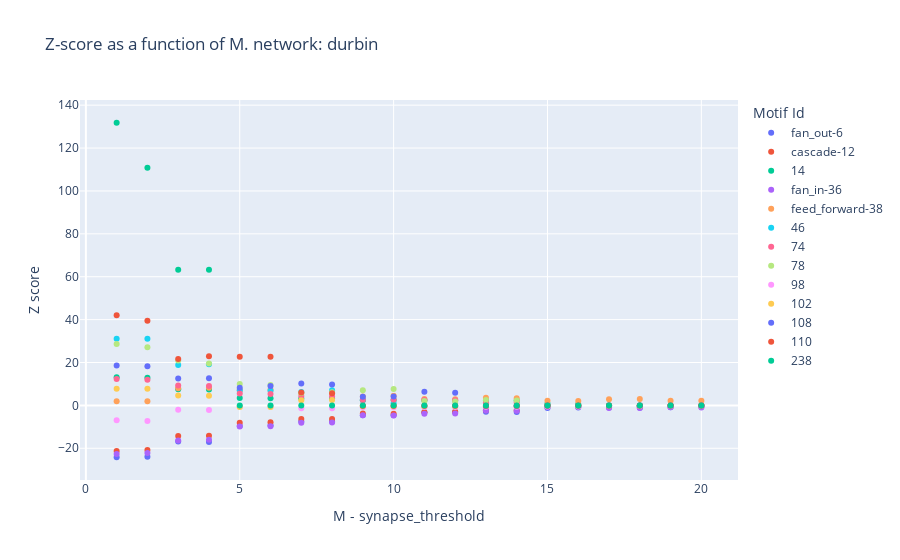

Notebook cell for this chart:
### Code cell
read_z_scores_as_func_of_m('durbin')

### Figure 1 — Plotly figure (JSON) as saved in the notebook; plotly's stock layout.template omitted (floating-point values rounded to 4 significant figures)
{"data": [{"customdata": [[1491, 195, "fan_out-6"], [221, 143, "fan_out-6"], [153, 124, "fan_out-6"], [151, 122, "fan_out-6"], [110, 101, "fan_out-6"], [108, 99, "fan_out-6"], [75, 77, "fan_out-6"], [74, 75, "fan_out-6"], [60, 68, "fan_out-6"], [59, 66, "fan_out-6"], [50, 58, "fan_out-6"], [1463, 183, "fan_out-6"], [50, 58, "fan_out-6"], [808, 182, "fan_out-6"], [804, 182, "fan_out-6"], [502, 173, "fan_out-6"], [497, 173, "fan_out-6"], [354, 165, "fan_out-6"], [349, 163, "fan_out-6"], [225, 144, "fan_out-6"]], "hovertemplate": "Motif Id=%{customdata[2]}<br>M - synapse_threshold=%{x}<br>Z score=%{y}<br>edges=%{customdata[0]}<br>nodes=%{customdata[1]}<extra></extra>", "legendgroup": "fan_out-6", "marker": {"color": "#636efa", "symbol": "circle"}, "mode": "markers", "name": "fan_out-6", "orientation": "v", "showlegend": true, "type": "scatter", "x": [1, 10, 11, 12, 13, 14, 15, 16, 17, 18, 19, 2, 20, 3, 4, 5, 6, 7, 8, 9], "xaxis": "x", "y": [-24.18, -4.546, -3.174, -3.083, -2.981, -3.055, -1.251, -1.039, -0.9602, -1.07, -0.8191, -23.96, -0.6713, -16.85, -17.04, -9.601, -9.266, -7.513, -7.457, -4.631], "yaxis": "y"}, {"customdata": [[1491, 195, "cascade-12"], [221, 143, "cascade-12"], [153, 124, "cascade-12"], [151, 122, "cascade-12"], [110, 101, "cascade-12"], [108, 99, "cascade-12"], [75, 77, "cascade-12"], [74, 75, "cascade-12"], [60, 68, "cascade-12"], [59, 66, "cascade-12"], [50, 58, "cascade-12"], [1463, 183, "cascade-12"], [50, 58, "cascade-12"], [808, 182, "cascade-12"], [804, 182, "cascade-12"], [502, 173, "cascade-12"], [497, 173, "cascade-12"], [354, 165, "cascade-12"], [349, 163, "cascade-12"], [225, 144, "cascade-12"]], "hovertemplate": "Motif Id=%{customdata[2]}<br>M - synapse_threshold=%{x}<br>Z score=%{y}<br>edges=%{customdata[0]}<br>nodes=%{customdata[1]}<extra></extra>", "legendgroup": "cascade-12", "marker": {"color": "#EF553B", "symbol": "circle"}, "mode": "markers", "name": "cascade-12", "orientation": "v", "showlegend": true, "type": "scatter", "x": [1, 10, 11, 12, 13, 14, 15, 16, 17, 18, 19, 2, 20, 3, 4, 5, 6, 7, 8, 9], "xaxis": "x", "y": [-21.22, -3.877, -3.146, -2.999, -2.226, -2.298, -0.6103, -0.4603, -0.2364, -0.2272, -0.147, -20.81, -0.1084, -14.28, -14.15, -8.053, -7.806, -6.396, -6.311, -3.81], "yaxis": "y"}, {"customdata": [[1491, 195, "14"], [221, 143, "14"], [153, 124, "14"], [151, 122, "14"], [110, 101, "14"], [108, 99, "14"], [75, 77, "14"], [74, 75, "14"], [60, 68, "14"], [59, 66, "14"], [50, 58, "14"], [1463, 183, "14"], [50, 58, "14"], [808, 182, "14"], [804, 182, "14"], [502, 173, "14"], [497, 173, "14"], [354, 165, "14"], [349, 163, "14"], [225, 144, "14"]], "hovertemplate": "Motif Id=%{customdata[2]}<br>M - synapse_threshold=%{x}<br>Z score=%{y}<br>edges=%{customdata[0]}<br>nodes=%{customdata[1]}<extra></extra>", "legendgroup": "14", "marker": {"color": "#00cc96", "symbol": "circle"}, "mode": "markers", "name": "14", "orientation": "v", "showlegend": true, "type": "scatter", "x": [1, 10, 11, 12, 13, 14, 15, 16, 17, 18, 19, 2, 20, 3, 4, 5, 6, 7, 8, 9], "xaxis": "x", "y": [13.17, 2.528, 2.367, 2.256, 2.245, 2.274, 0.7151, 0.5496, -0.3383, -0.3472, -0.2929, 12.93, -0.3247, 7.495, 7.397, 3.504, 3.281, 3.204, 3.182, 2.403], "yaxis": "y"}, {"customdata": [[1491, 195, "fan_in-36"], [221, 143, "fan_in-36"], [153, 124, "fan_in-36"], [151, 122, "fan_in-36"], [110, 101, "fan_in-36"], [108, 99, "fan_in-36"], [75, 77, "fan_in-36"], [74, 75, "fan_in-36"], [60, 68, "fan_in-36"], [59, 66, "fan_in-36"], [50, 58, "fan_in-36"], [1463, 183, "fan_in-36"], [50, 58, "fan_in-36"], [808, 182, "fan_in-36"], [804, 182, "fan_in-36"], [502, 173, "fan_in-36"], [497, 173, "fan_in-36"], [354, 165, "fan_in-36"], [349, 163, "fan_in-36"], [225, 144, "fan_in-36"]], "hovertemplate": "Motif Id=%{customdata[2]}<br>M - synapse_threshold=%{x}<br>Z score=%{y}<br>edges=%{customdata[0]}<br>nodes=%{customdata[1]}<extra></extra>", "legendgroup": "fan_in-36", "marker": {"color": "#ab63fa", "symbol": "circle"}, "mode": "markers", "name": "fan_in-36", "orientation": "v", "showlegend": true, "type": "scatter", "x": [1, 10, 11, 12, 13, 14, 15, 16, 17, 18, 19, 2, 20, 3, 4, 5, 6, 7, 8, 9], "xaxis": "x", "y": [-22.62, -4.662, -3.945, -3.809, -2.402, -2.479, -0.7536, -0.6007, -1.266, -1.249, -0.9198, -22.23, -0.9421, -16.38, -16.0, -9.847, -9.724, -8.149, -7.949, -4.617], "yaxis": "y"}, {"customdata": [[1491, 195, "feed_forward-38"], [221, 143, "feed_forward-38"], [153, 124, "feed_forward-38"], [151, 122, "feed_forward-38"], [110, 101, "feed_forward-38"], [108, 99, "feed_forward-38"], [75, 77, "feed_forward-38"], [74, 75, "feed_forward-38"], [60, 68, "feed_forward-38"], [59, 66, "feed_forward-38"], [50, 58, "feed_forward-38"], [1463, 183, "feed_forward-38"], [50, 58, "feed_forward-38"], [808, 182, "feed_forward-38"], [804, 182, "feed_forward-38"], [502, 173, "feed_forward-38"], [497, 173, "feed_forward-38"], [354, 165, "feed_forward-38"], [349, 163, "feed_forward-38"], [225, 144, "feed_forward-38"]], "hovertemplate": "Motif Id=%{customdata[2]}<br>M - synapse_threshold=%{x}<br>Z score=%{y}<br>edges=%{customdata[0]}<br>nodes=%{customdata[1]}<extra></extra>", "legendgroup": "feed_forward-38", "marker": {"color": "#FFA15A", "symbol": "circle"}, "mode": "markers", "name": "feed_forward-38", "orientation": "v", "showlegend": true, "type": "scatter", "x": [1, 10, 11, 12, 13, 14, 15, 16, 17, 18, 19, 2, 20, 3, 4, 5, 6, 7, 8, 9], "xaxis": "x", "y": [1.959, 4.473, 2.958, 2.886, 3.595, 3.317, 2.142, 2.092, 2.867, 2.948, 2.114, 1.902, 2.127, 8.023, 8.194, 7.229, 7.237, 5.74, 5.751, 4.098], "yaxis": "y"}, {"customdata": [[1491, 195, "46"], [221, 143, "46"], [153, 124, "46"], [151, 122, "46"], [110, 101, "46"], [108, 99, "46"], [75, 77, "46"], [74, 75, "46"], [60, 68, "46"], [59, 66, "46"], [50, 58, "46"], [1463, 183, "46"], [50, 58, "46"], [808, 182, "46"], [804, 182, "46"], [502, 173, "46"], [497, 173, "46"], [354, 165, "46"], [349, 163, "46"], [225, 144, "46"]], "hovertemplate": "Motif Id=%{customdata[2]}<br>M - synapse_threshold=%{x}<br>Z score=%{y}<br>edges=%{customdata[0]}<br>nodes=%{customdata[1]}<extra></extra>", "legendgroup": "46", "marker": {"color": "#19d3f3", "symbol": "circle"}, "mode": "markers", "name": "46", "orientation": "v", "showlegend": true, "type": "scatter", "x": [1, 10, 11, 12, 13, 14, 15, 16, 17, 18, 19, 2, 20, 3, 4, 5, 6, 7, 8, 9], "xaxis": "x", "y": [31.11, 0.9621, -0.4586, -0.4417, -0.341, -0.3552, -0.2317, -0.2532, -0.09693, -0.06723, -0.07089, 31.09, -0.0898, 18.81, 19.17, 6.967, 6.84, 6.25, 7.01, 2.551], "yaxis": "y"}, {"customdata": [[1491, 195, "74"], [221, 143, "74"], [153, 124, "74"], [151, 122, "74"], [110, 101, "74"], [108, 99, "74"], [75, 77, "74"], [74, 75, "74"], [60, 68, "74"], [59, 66, "74"], [50, 58, "74"], [1463, 183, "74"], [50, 58, "74"], [808, 182, "74"], [804, 182, "74"], [502, 173, "74"], [497, 173, "74"], [354, 165, "74"], [349, 163, "74"], [225, 144, "74"]], "hovertemplate": "Motif Id=%{customdata[2]}<br>M - synapse_threshold=%{x}<br>Z score=%{y}<br>edges=%{customdata[0]}<br>nodes=%{customdata[1]}<extra></extra>", "legendgroup": "74", "marker": {"color": "#FF6692", "symbol": "circle"}, "mode": "markers", "name": "74", "orientation": "v", "showlegend": true, "type": "scatter", "x": [1, 10, 11, 12, 13, 14, 15, 16, 17, 18, 19, 2, 20, 3, 4, 5, 6, 7, 8, 9], "xaxis": "x", "y": [12.36, 2.588, 2.556, 2.455, 1.351, 1.391, -0.02655, -0.1165, -0.3782, -0.3811, -0.3259, 11.98, -0.3395, 9.231, 8.99, 5.55, 5.34, 4.324, 4.164, 2.466], "yaxis": "y"}, {"customdata": [[1491, 195, "78"], [221, 143, "78"], [153, 124, "78"], [151, 122, "78"], [110, 101, "78"], [108, 99, "78"], [75, 77, "78"], [74, 75, "78"], [60, 68, "78"], [59, 66, "78"], [50, 58, "78"], [1463, 183, "78"], [50, 58, "78"], [808, 182, "78"], [804, 182, "78"], [502, 173, "78"], [497, 173, "78"], [354, 165, "78"], [349, 163, "78"], [225, 144, "78"]], "hovertemplate": "Motif Id=%{customdata[2]}<br>M - synapse_threshold=%{x}<br>Z score=%{y}<br>edges=%{customdata[0]}<br>nodes=%{customdata[1]}<extra></extra>", "legendgroup": "78", "marker": {"color": "#B6E880", "symbol": "circle"}, "mode": "markers", "name": "78", "orientation": "v", "showlegend": true, "type": "scatter", "x": [1, 10, 11, 12, 13, 14, 15, 16, 17, 18, 19, 2, 20, 3, 4, 5, 6, 7, 8, 9], "xaxis": "x", "y": [28.64, 7.686, 2.012, 1.853, 2.459, 2.246, -0.167, -0.206, -0.04477, 0, -0.03164, 27.06, 0, 20.94, 19.51, 10.03, 9.454, 5.832, 6.128, 7.119], "yaxis": "y"}, {"customdata": [[1491, 195, "98"], [221, 143, "98"], [153, 124, "98"], [151, 122, "98"], [110, 101, "98"], [108, 99, "98"], [75, 77, "98"], [74, 75, "98"], [60, 68, "98"], [59, 66, "98"], [50, 58, "98"], [1463, 183, "98"], [50, 58, "98"], [808, 182, "98"], [804, 182, "98"], [502, 173, "98"], [497, 173, "98"], [354, 165, "98"], [349, 163, "98"], [225, 144, "98"]], "hovertemplate": "Motif Id=%{customdata[2]}<br>M - synapse_threshold=%{x}<br>Z score=%{y}<br>edges=%{customdata[0]}<br>nodes=%{customdata[1]}<extra></extra>", "legendgroup": "98", "marker": {"color": "#FF97FF", "symbol": "circle"}, "mode": "markers", "name": "98", "orientation": "v", "showlegend": true, "type": "scatter", "x": [1, 10, 11, 12, 13, 14, 15, 16, 17, 18, 19, 2, 20, 3, 4, 5, 6, 7, 8, 9], "xaxis": "x", "y": [-6.975, -0.8097, -0.7496, -0.7574, -0.6651, -0.6836, -0.4885, -0.4863, -0.207, -0.2402, -0.1818, -7.321, -0.1534, -2.079, -2.129, -0.6789, -0.6398, -1.307, -1.31, -0.8637], "yaxis": "y"}, {"customdata": [[1491, 195, "102"], [221, 143, "102"], [153, 124, "102"], [151, 122, "102"], [110, 101, "102"], [108, 99, "102"], [75, 77, "102"], [74, 75, "102"], [60, 68, "102"], [59, 66, "102"], [50, 58, "102"], [1463, 183, "102"], [50, 58, "102"], [808, 182, "102"], [804, 182, "102"], [502, 173, "102"], [497, 173, "102"], [354, 165, "102"], [349, 163, "102"], [225, 144, "102"]], "hovertemplate": "Motif Id=%{customdata[2]}<br>M - synapse_threshold=%{x}<br>Z score=%{y}<br>edges=%{customdata[0]}<br>nodes=%{customdata[1]}<extra></extra>", "legendgroup": "102", "marker": {"color": "#FECB52", "symbol": "circle"}, "mode": "markers", "name": "102", "orientation": "v", "showlegend": true, "type": "scatter", "x": [1, 10, 11, 12, 13, 14, 15, 16, 17, 18, 19, 2, 20, 3, 4, 5, 6, 7, 8, 9], "xaxis": "x", "y": [7.726, -0.4267, -0.4045, -0.4055, -0.3759, -0.3722, -0.2647, -0.2418, -0.1005, -0.1148, -0.06723, 7.729, -0.1005, 4.583, 4.553, -0.764, -0.7975, 2.388, 2.512, -0.4148], "yaxis": "y"}, {"customdata": [[1491, 195, "108"], [221, 143, "108"], [153, 124, "108"], [151, 122, "108"], [110, 101, "108"], [108, 99, "108"], [75, 77, "108"], [74, 75, "108"], [60, 68, "108"], [59, 66, "108"], [50, 58, "108"], [1463, 183, "108"], [50, 58, "108"], [808, 182, "108"], [804, 182, "108"], [502, 173, "108"], [497, 173, "108"], [354, 165, "108"], [349, 163, "108"], [225, 144, "108"]], "hovertemplate": "Motif Id=%{customdata[2]}<br>M - synapse_threshold=%{x}<br>Z score=%{y}<br>edges=%{customdata[0]}<br>nodes=%{customdata[1]}<extra></extra>", "legendgroup": "108", "marker": {"color": "#636efa", "symbol": "circle"}, "mode": "markers", "name": "108", "orientation": "v", "showlegend": true, "type": "scatter", "x": [1, 10, 11, 12, 13, 14, 15, 16, 17, 18, 19, 2, 20, 3, 4, 5, 6, 7, 8, 9], "xaxis": "x", "y": [18.65, 4.155, 6.348, 5.913, -0.2532, -0.2842, -0.1697, -0.1701, -0.07769, -0.06337, -0.06337, 18.2, -0.04477, 12.54, 12.7, 8.175, 9.065, 10.21, 9.696, 4.034], "yaxis": "y"}, {"customdata": [[1491, 195, "110"], [221, 143, "110"], [153, 124, "110"], [151, 122, "110"], [110, 101, "110"], [108, 99, "110"], [75, 77, "110"], [74, 75, "110"], [60, 68, "110"], [59, 66, "110"], [50, 58, "110"], [1463, 183, "110"], [50, 58, "110"], [808, 182, "110"], [804, 182, "110"], [502, 173, "110"], [497, 173, "110"], [354, 165, "110"], [349, 163, "110"], [225, 144, "110"]], "hovertemplate": "Motif Id=%{customdata[2]}<br>M - synapse_threshold=%{x}<br>Z score=%{y}<br>edges=%{customdata[0]}<br>nodes=%{customdata[1]}<extra></extra>", "legendgroup": "110", "marker": {"color": "#EF553B", "symbol": "circle"}, "mode": "markers", "name": "110", "orientation": "v", "showlegend": true, "type": "scatter", "x": [1, 10, 11, 12, 13, 14, 15, 16, 17, 18, 19, 2, 20, 3, 4, 5, 6, 7, 8, 9], "xaxis": "x", "y": [42.06, -0.1505, -0.1315, -0.1465, -0.1148, -0.1148, -0.07769, -0.1005, 0, 0, 0, 39.49, 0, 21.65, 22.95, 22.68, 22.63, 6.004, 5.693, -0.1568], "yaxis": "y"}, {"customdata": [[1491, 195, "238"], [221, 143, "238"], [153, 124, "238"], [151, 122, "238"], [110, 101, "238"], [108, 99, "238"], [75, 77, "238"], [74, 75, "238"], [60, 68, "238"], [59, 66, "238"], [50, 58, "238"], [1463, 183, "238"], [50, 58, "238"], [808, 182, "238"], [804, 182, "238"], [502, 173, "238"], [497, 173, "238"], [354, 165, "238"], [349, 163, "238"], [225, 144, "238"]], "hovertemplate": "Motif Id=%{customdata[2]}<br>M - synapse_threshold=%{x}<br>Z score=%{y}<br>edges=%{customdata[0]}<br>nodes=%{customdata[1]}<extra></extra>", "legendgroup": "238", "marker": {"color": "#00cc96", "symbol": "circle"}, "mode": "markers", "name": "238", "orientation": "v", "showlegend": true, "type": "scatter", "x": [1, 10, 11, 12, 13, 14, 15, 16, 17, 18, 19, 2, 20, 3, 4, 5, 6, 7, 8, 9], "xaxis": "x", "y": [131.8, -0.03164, 0, 0, -0.03164, 0, 0, 0, 0, 0, 0, 110.8, 0, 63.25, 63.25, -0.03164, -0.03164, 0, 0, 0], "yaxis": "y"}], "layout": {"autosize": true, "legend": {"title": {"text": "Motif Id"}, "tracegroupgap": 0}, "title": {"text": "Z-score as a function of M. network: durbin"}, "xaxis": {"anchor": "y", "autorange": true, "domain": [0, 1], "range": [-0.1601, 21.16], "title": {"text": "M - synapse_threshold"}, "type": "linear"}, "yaxis": {"anchor": "x", "autorange": true, "domain": [0, 1], "range": [-37.05, 144.7], "title": {"text": "Z score"}, "type": "linear"}}}
